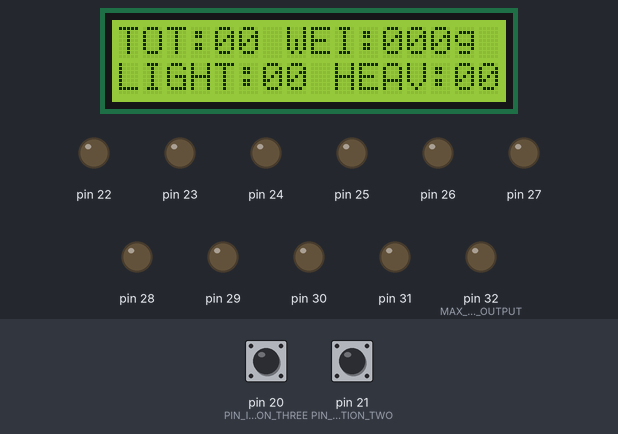
A sketch run on a simulated Arduino Mega 2560, built with avr-gcc and run on an emulated ATmega2560. Parts: 16×2 character LCD, output pins drawn as LEDs (lit = HIGH). The inputs (shaded band) are chosen by the test bench; at power-on: pin 21 (PIN_INTERRUPTION_TWO) HIGH, pin 20 (PIN_INTERRUPTION_THREE) HIGH.

Above: at 1.2 s.
1.3 s: pin 21 (PIN_INTERRUPTION_TWO) pulled LOW for 0.15 s
At 1.6 s:
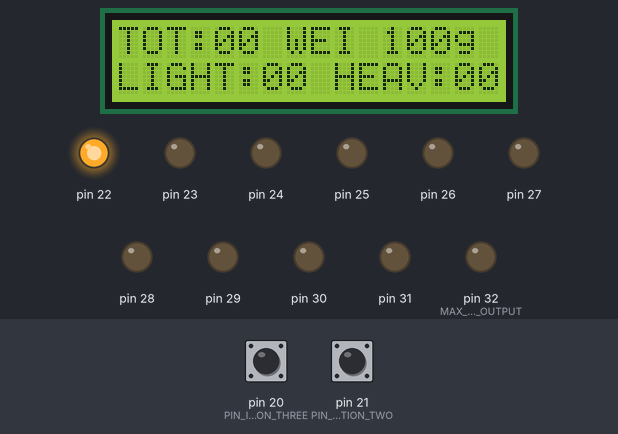
2.9 s: pin 21 (PIN_INTERRUPTION_TWO) pulled LOW for 1 s
At 4.0 s:
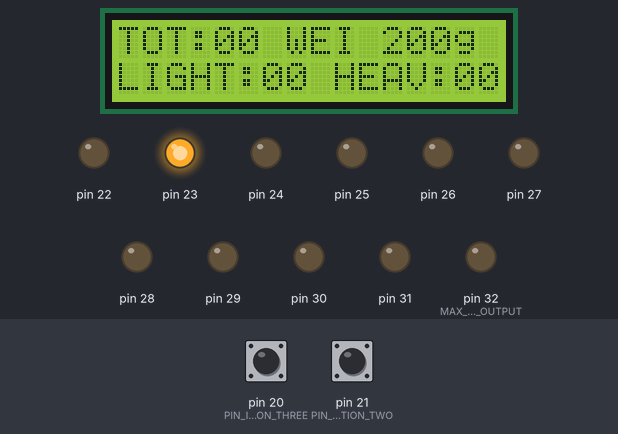
5.4 s: pin 21 (PIN_INTERRUPTION_TWO) pulled LOW for 0.15 s
At 5.9 s:
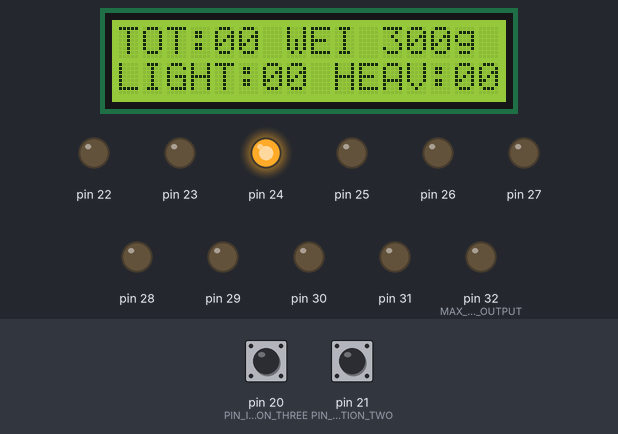
7.0 s: pin 21 (PIN_INTERRUPTION_TWO) pulled LOW for 3.2 s
At 8.4 s:
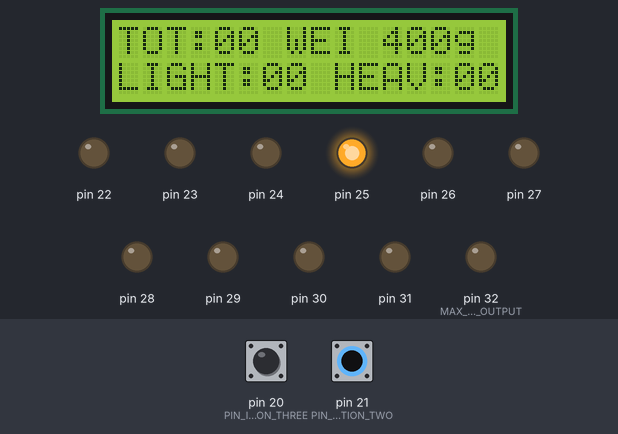
11.7 s: pin 21 (PIN_INTERRUPTION_TWO) pulled LOW for 0.15 s
At 12.9 s:
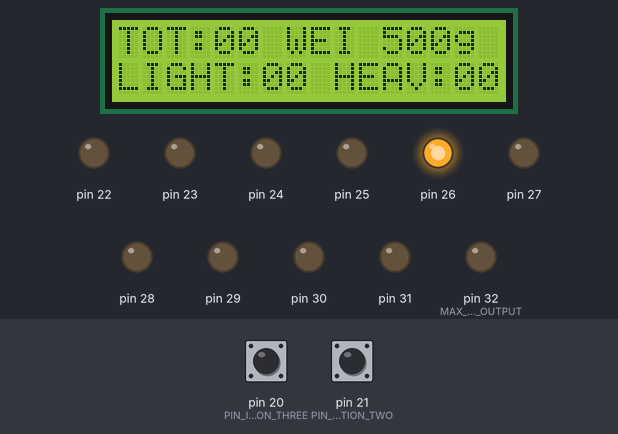
13.3 s: pin 21 (PIN_INTERRUPTION_TWO) pulled LOW for 1 s
At 14.4 s:
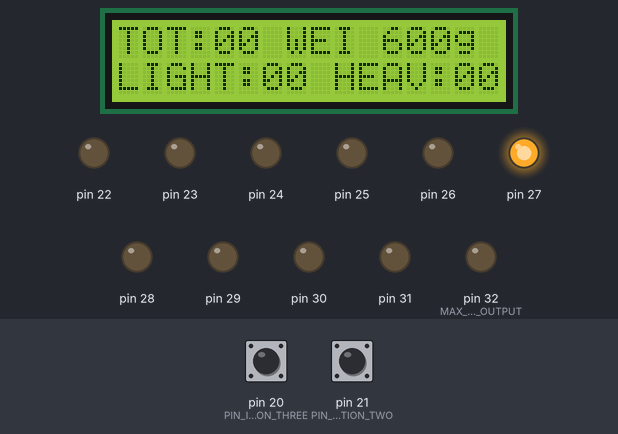
Timing chart, 0 to 16.3 s (numbered marks = the images above; inputs shaded):
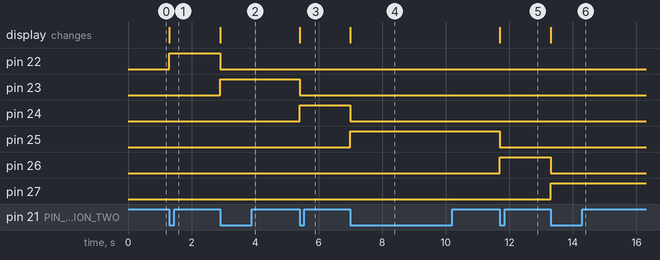

The sketch:

lcd.ino
```cpp
/* TITLE: Counter UP-DOWN
 * AUTHOR: Anish Patel
 *
 * INFO:
 * Arduino Uno has two dedicated pins to handle interruptions. They are Pin 2 and 3.
 * There are two tactil switches. The first one connected in Pin 2 (UP Switch)
 * The second switch is connected in Pin 3 (Down Switch)
 * Both inputs have a Pull-Up resistor of 10K each and both switches are connected between its respective input and ground.
 * Each active output is connected with a 300 Ohm resistor and an LED.
 * Avoid Use Pin 13 Because is the LED to show Serial Tx

 The Atmega ADK intertups are:

 Pin 2 (interrupt 0)
 Pin 3 (interrupt 1)

 Pin 21 (interrupt 2)
 Pin 20 (interrupt 3)
 Pin 19 (interrupt 4)
 Pin 18 (interrupt 5)
*/

#include <stdio.h>
#include <math.h>
#include <LiquidCrystal.h>
#include <stdlib.h>

#define LOWER_DIGITAL_PIN 21                // In this code the lower Digital output Pin is Number 22, therfore the constant must be 22 -1 = 21
#define MAX_DIGITAL_PIN_OUTPUT 32           // In this code the Maximum Digital Output Pin is 32 Therfore the constant must be 32 )
#define INTERRUPTION_TWO 2                  // Atmega ADK pin 21 is the Interruption Number 2
#define INTERRUPTION_THREE 3                // Atmega ADK pin 21 is the Interruption Number 3
#define PIN_INTERRUPTION_TWO 21             // Atmega ADK pin 21 is the Interruption Number 2
#define PIN_INTERRUPTION_THREE 20           // Atmega ADK pin 20 is the Interruption Number 3

int counter = LOWER_DIGITAL_PIN;
int counter2 = 0;
int x1;
int prex1 = 1;
int preprex1 = 1;
int x2;
int prex2 = 1;
int preprex2 = 1;

char str[2];

LiquidCrystal lcd(12, 11, 10, 5, 4, 3, 2);


void setup() {

  Serial.begin(9600);

  lcd.begin(2, 16);
  lcd.clear();
  lcd.setCursor(0,0);
  lcd.print("TOT:");
  lcd.setCursor(4,0);
  lcd.print("00");
  lcd.setCursor(7,0);
  lcd.print("WEI:");
  lcd.setCursor(11,0);
  lcd.print("000g");
  lcd.setCursor(0,1);
  lcd.print("LIGHT:");
  lcd.setCursor(6,1);
  lcd.print("00");
  lcd.setCursor(9,1);
  lcd.print("HEAV:");
  lcd.setCursor(14,1);
  lcd.print("00");


 /* Define Outputs */

     	pinMode(PIN_INTERRUPTION_THREE,INPUT);
	pinMode(PIN_INTERRUPTION_TWO,INPUT);

  for (int z = LOWER_DIGITAL_PIN + 1; z <= MAX_DIGITAL_PIN_OUTPUT; z ++)
  {
        pinMode(z,OUTPUT);

  }


/*  Set all outputs LOW */

  for (int y = LOWER_DIGITAL_PIN + 1; y <= MAX_DIGITAL_PIN_OUTPUT; y ++)
  {
	 digitalWrite(y,LOW);
  }


 /* Define Interruptions */

  attachInterrupt(INTERRUPTION_TWO, updateX1,CHANGE);
  attachInterrupt(INTERRUPTION_THREE, updateX2,CHANGE);
}


void loop()
{


  }


/* Interruption UP */

 void updateX1(){

	x1 = digitalRead(PIN_INTERRUPTION_TWO);
if ( x1 == 0 &&  counter < MAX_DIGITAL_PIN_OUTPUT && x1 != prex1 && x1 != preprex1 ) {
     digitalWrite(counter,0);
     counter ++;
     counter2 ++;
     digitalWrite(counter,1);

     sprintf(str, "%d", counter2);

     lcd.setCursor(10,0);

     if ( counter2 < 10 ){
       lcd.write(" ");
     }

       lcd.write(str);
    }

	prex1 = digitalRead(PIN_INTERRUPTION_TWO);


	preprex1 = digitalRead(PIN_INTERRUPTION_TWO);

 }


/* Interruption DOWN */

 void updateX2(){


	x2 = digitalRead(PIN_INTERRUPTION_THREE);
if ( x2 == 0 &&  counter > LOWER_DIGITAL_PIN  && x2 != prex2 && x2 != preprex2 ) {
    digitalWrite(counter,0);
    counter --;
    counter2 --;
    digitalWrite(counter,1);

    sprintf(str, "%d", counter2);

    lcd.setCursor(10,0);

      if ( counter2 < 10 ){
       lcd.write(" ");
     }


    lcd.write(str);


    }

	prex2 = digitalRead(PIN_INTERRUPTION_THREE);


	preprex2 = digitalRead(PIN_INTERRUPTION_THREE);

 }
```

Measured:
- after the input at 1.3 s, pin 22: LOW → HIGH at once; the display: changes at once (image 1)
- after the input at 2.9 s, pin 22: HIGH → LOW at once; pin 23: LOW → HIGH at once; the display: changes at once (image 2)
- after the input at 5.4 s, pin 23: HIGH → LOW at once; pin 24: LOW → HIGH at once; the display: changes at once (image 3)
- after the input at 7.0 s, pin 24: HIGH → LOW at once; pin 25: LOW → HIGH at once; the display: changes at once (image 4)
- after the input at 11.7 s, pin 25: HIGH → LOW at once; pin 26: LOW → HIGH at once; the display: changes at once (image 5)
- after the input at 13.3 s, pin 26: HIGH → LOW at once; pin 27: LOW → HIGH at once; the display: changes at once (image 6)
